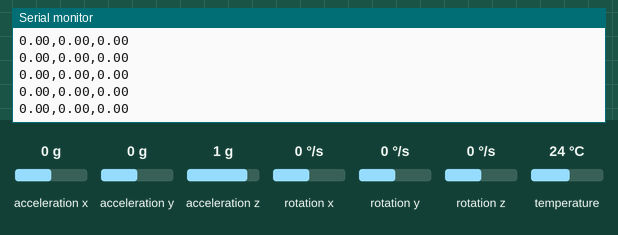
This sketch was run on a simulated ESP32. Shown: the last lines printed to the serial monitor. The test bench sets the inputs (shaded band); at power-on: acceleration x 0 g, acceleration y 0 g, acceleration z 1 g, rotation x 0 °/s, rotation y 0 °/s, rotation z 0 °/s, temperature 24 °C.

Above: at 1.3 s.
1.4 s: acceleration x set to -1.4 g
At 2.1 s:
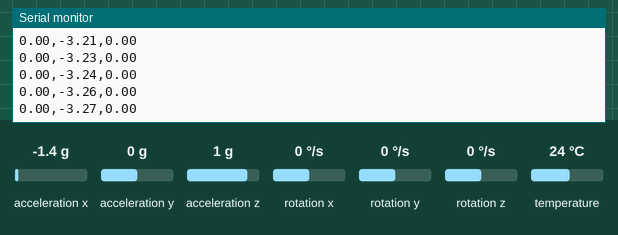
2.9 s: acceleration y set to -1.4 g
At 3.7 s:
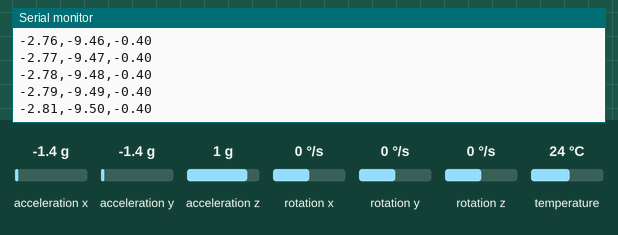
4.4 s: acceleration z set to -1.4 g
At 5.5 s:
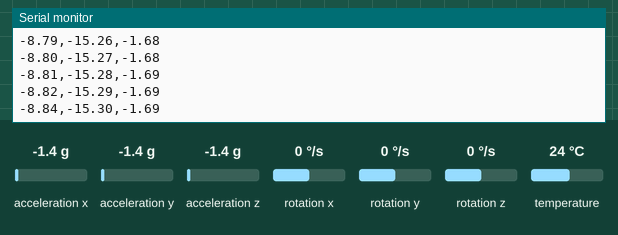
5.9 s: rotation x set to -192 °/s
At 6.8 s:
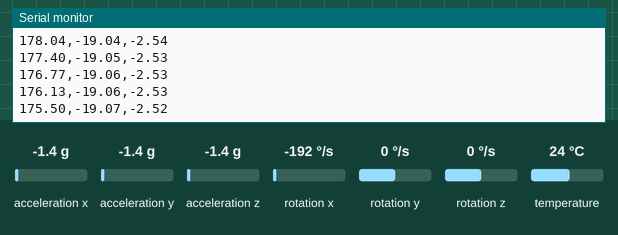
7.4 s: rotation y set to -192 °/s
At 8.3 s:
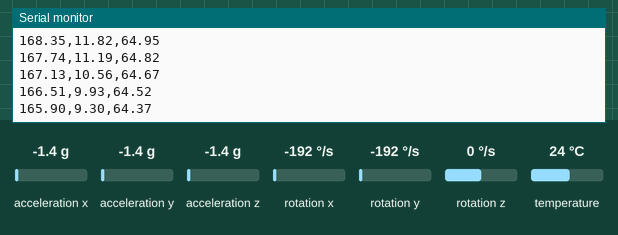
Timing chart, 0 to 8.4 s (numbered marks = the images above; inputs shaded):
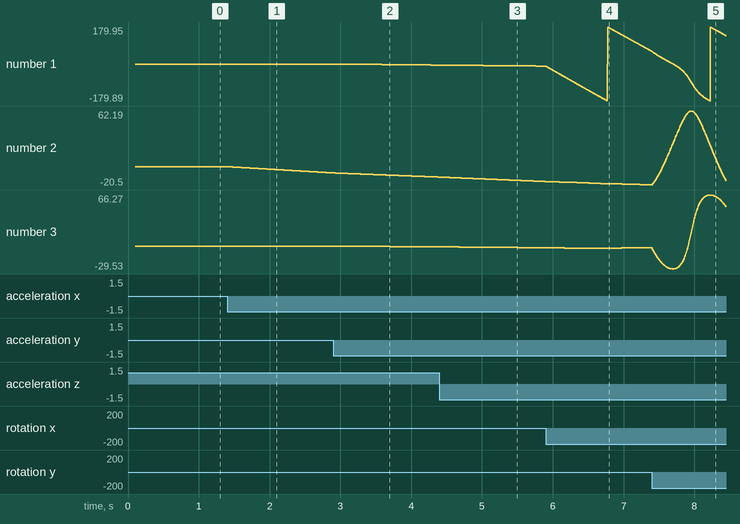

Measured:
- after the input at 1.4 s, the serial monitor: prints a new line at once (image 1)
- plotted number 2: 0 → -7 after the input at 1.4 s

The sketch:

imu_madgwick.ino
```cpp
// Custom Madgwick Filter implementation for MPU-6050 on ESP32

#include <Adafruit_MPU6050.h>
#include <Adafruit_Sensor.h>
#include <Wire.h>

Adafruit_MPU6050 mpu;

#define MADGWICK_BETA 0.041f
#define PI 3.141592f

// quaternions
volatile float q0 = 1.0f; // w
volatile float q1 = 0.0f; // x
volatile float q2 = 0.0f; // y
volatile float q3 = 0.0f; // z

unsigned long microsPrevious;

// Madgwick functions to be used later

void coreMadgwick(float gx, float gy, float gz, float ax, float ay, float az, float deltat) {
	float recipNorm;
	float s0, s1, s2, s3;
	float qDot1, qDot2, qDot3, qDot4;
	float _2q0, _2q1, _2q2, _2q3, _4q0, _4q1, _4q2 ,_8q1, _8q2, q0q0, q1q1, q2q2, q3q3;

	qDot1 = 0.5f * (-q1 * gx - q2 * gy - q3 * gz);
	qDot2 = 0.5f * (q0 * gx + q2 * gz - q3 * gy);
	qDot3 = 0.5f * (q0 * gy - q1 * gz + q3 * gx);
	qDot4 = 0.5f * (q0 * gz + q1 * gy - q2 * gx);

	if(!((ax == 0.0f) && (ay == 0.0f) && (az == 0.0f))) {

		recipNorm = invSqrt(ax * ax + ay * ay + az * az);
		ax *= recipNorm;
		ay *= recipNorm;
		az *= recipNorm;
		_2q0 = 2.0f * q0;
		_2q1 = 2.0f * q1;
		_2q2 = 2.0f * q2;
		_2q3 = 2.0f * q3;
		_4q0 = 4.0f * q0;
		_4q1 = 4.0f * q1;
		_4q2 = 4.0f * q2;
		_8q1 = 8.0f * q1;
		_8q2 = 8.0f * q2;
		q0q0 = q0 * q0;
		q1q1 = q1 * q1;
		q2q2 = q2 * q2;
		q3q3 = q3 * q3;

		// Gradient descent algorithm correction (Jacobian step)
		float Fg = 2.0f * (q1 * q3 - q0 * q2) - ax;
		float Fh = 2.0f * (q0 * q1 + q2 * q3) - ay;
		float Fi = 2.0f * (0.5f - q1q1 - q2q2) - az;

		// Jacobian terms (partial derivatives)
		float Jg0 = -_2q2;
		float Jg1 = _2q3;
		float Jg2 = -_2q0;
		float Jg3 = _2q1;

		float Jh0 = _2q1;
		float Jh1 = _2q0;
		float Jh2 = _2q3;
		float Jh3 = _2q2;

		float Ji0 = 0.0f;
		float Ji1 = -_4q1;
		float Ji2 = -_4q2;
		float Ji3 = 0.0f;

		s0 = Jg0 * Fg + Jh0 * Fh + Ji0 * Fi;
		s1 = Jg1 * Fg + Jh1 * Fh + Ji1 * Fi;
		s2 = Jg2 * Fg + Jh2 * Fh + Ji2 * Fi;
		s3 = Jg3 * Fg + Jh3 * Fh + Ji3 * Fi;

		recipNorm = invSqrt(s0 * s0 + s1 * s1 + s2 * s2 + s3 * s3);
		s0 *= recipNorm;
		s1 *= recipNorm;
		s2 *= recipNorm;
		s3 *= recipNorm;

		qDot1 -= MADGWICK_BETA * s0;
		qDot2 -= MADGWICK_BETA * s1;
		qDot3 -= MADGWICK_BETA * s2;
		qDot4 -= MADGWICK_BETA * s3;
	}

	q0 += qDot1 * deltat;
	q1 += qDot2 * deltat;
	q2 += qDot3 * deltat;
	q3 += qDot4 * deltat;

	recipNorm = invSqrt(q0 * q0 + q1 * q1 + q2 * q2 + q3 * q3);
	q0 *= recipNorm;
	q1 *= recipNorm;
	q2 *= recipNorm;
	q3 *= recipNorm;
}

float invSqrt(float x) {
	union {
		float f;
		long i;
	} conv;
	conv.f = x;
	conv.i = 0x5f3759df - (conv.i >> 1);
	return conv.f * (1.5f - x * 0.5f * conv.f * conv.f);
}

void eulerAngles(float* roll, float* pitch, float* yaw) {
    *roll = atan2(2.0f * (q0 * q1 + q2 * q3), 1.0f - 2.0f * (q1 * q1 + q2 * q2)) * 180.0f / PI;
    *pitch = -asin(2.0f * (q0 * q2 - q1 * q3)) * 180.0f / PI;
    *yaw = atan2(2.0f * (q1 * q2 + q0 * q3), 1.0f - 2.0f * (q2 * q2 + q3 * q3)) * 180.0f / PI;
}

void setup(void) {
  Serial.begin(115200);
	// Pins 21 and 22, for SCL and SDA
  Wire.begin(21, 22);

  if (!mpu.begin()) {
    Serial.println("Failed to find MPU6050 chip");
    while (1) {
      delay(10);
    }
  }
  Serial.println("MPU6050 Found!");

  mpu.setAccelerometerRange(MPU6050_RANGE_8_G);
  mpu.setGyroRange(MPU6050_RANGE_500_DEG);
  mpu.setFilterBandwidth(MPU6050_BAND_5_HZ);

  microsPrevious = micros();

  Serial.println("Starting stream (Roll,Pitch,Yaw)...");
  delay(100);
}

void loop() {
  sensors_event_t a, g, temp;
  mpu.getEvent(&a, &g, &temp);

  unsigned long microsNow = micros();
  float deltat = (microsNow - microsPrevious) / 1000000.0f;
  microsPrevious = microsNow;

  float gx = g.gyro.x;
  float gy = g.gyro.y;
  float gz = g.gyro.z;

  float ax = a.acceleration.x;
  float ay = a.acceleration.y;
  float az = a.acceleration.z;

  coreMadgwick(gx, gy, gz, ax, ay, az, deltat);

  float roll, pitch, yaw;
  eulerAngles(&roll, &pitch, &yaw);

  Serial.print(roll);
  Serial.print(",");
  Serial.print(pitch);
  Serial.print(",");
  Serial.println(yaw);

  delay(1);
}
```
